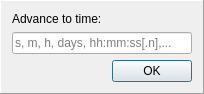
<?xml version="1.0" encoding="UTF-8"?>
<ui version="4.0">
 <class>SimControllerAdvanceTime</class>
 <widget class="QFrame" name="SimControllerAdvanceTime">
  <property name="geometry">
   <rect>
    <x>0</x>
    <y>0</y>
    <width>204</width>
    <height>88</height>
   </rect>
  </property>
  <property name="windowTitle">
   <string>Frame</string>
  </property>
  <property name="frameShape">
   <enum>QFrame::Panel</enum>
  </property>
  <property name="frameShadow">
   <enum>QFrame::Raised</enum>
  </property>
  <layout class="QVBoxLayout" name="verticalLayout">
   <item>
    <widget class="QLabel" name="label">
     <property name="text">
      <string>Advance to time:</string>
     </property>
    </widget>
   </item>
   <item>
    <widget class="UtQtTimeValueEdit" name="mTime">
     <property name="placeholderText">
      <string>s, m, h, days, hh:mm:ss[.n],...</string>
     </property>
     <property name="clearButtonEnabled">
      <bool>true</bool>
     </property>
    </widget>
   </item>
   <item>
    <widget class="QDialogButtonBox" name="buttonBox">
     <property name="standardButtons">
      <set>QDialogButtonBox::Ok</set>
     </property>
    </widget>
   </item>
  </layout>
 </widget>
 <customwidgets>
  <customwidget>
   <class>UtQtTimeValueEdit</class>
   <extends>QLineEdit</extends>
   <header>UtQtUnitValueEdit.hpp</header>
  </customwidget>
 </customwidgets>
 <resources/>
 <connections/>
</ui>
